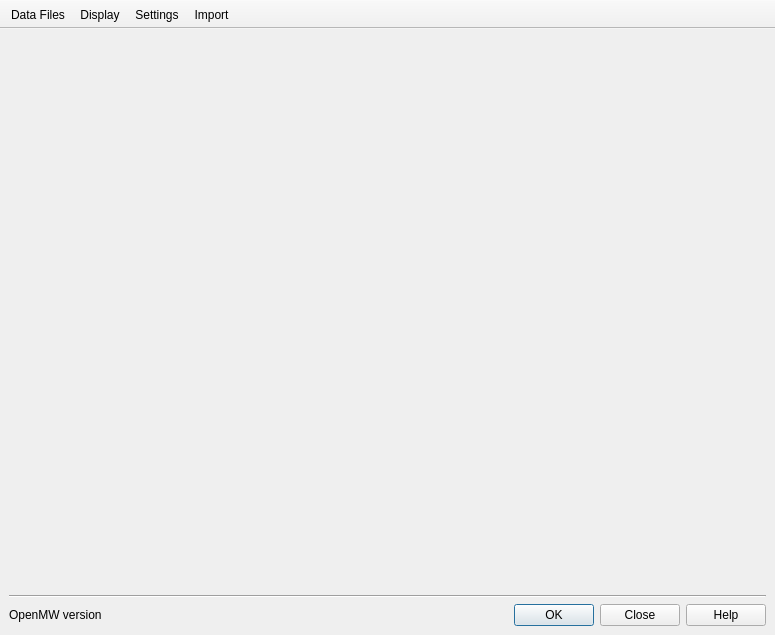
<?xml version="1.0" encoding="UTF-8"?>
<ui version="4.0">
 <class>MainWindow</class>
 <widget class="QMainWindow" name="MainWindow">
  <property name="geometry">
   <rect>
    <x>0</x>
    <y>0</y>
    <width>775</width>
    <height>635</height>
   </rect>
  </property>
  <property name="minimumSize">
   <size>
    <width>775</width>
    <height>635</height>
   </size>
  </property>
  <property name="windowTitle">
   <string>OpenMW Runtime Localization Fork</string>
  </property>
  <property name="windowIcon">
   <iconset resource="../../../files/launcher/launcher.qrc">
    <normaloff>:/images/openmw.png</normaloff>:/images/openmw.png</iconset>
  </property>
  <widget class="QWidget" name="centralwidget">
   <layout class="QVBoxLayout" name="verticalLayout_2">
    <item>
     <widget class="QStackedWidget" name="pagesWidget"/>
    </item>
    <item>
     <widget class="Line" name="line">
      <property name="orientation">
       <enum>Qt::Horizontal</enum>
      </property>
     </widget>
    </item>
    <item>
     <layout class="QHBoxLayout" name="horizontalLayout">
      <item>
       <widget class="QLabel" name="versionLabel">
        <property name="text">
         <string>OpenMW version</string>
        </property>
       </widget>
      </item>
      <item>
       <spacer name="horizontalSpacer">
        <property name="orientation">
         <enum>Qt::Horizontal</enum>
        </property>
        <property name="sizeHint" stdset="0">
         <size>
          <width>40</width>
          <height>20</height>
         </size>
        </property>
       </spacer>
      </item>
      <item alignment="Qt::AlignRight">
       <widget class="QDialogButtonBox" name="buttonBox">
        <property name="standardButtons">
         <set>QDialogButtonBox::Close|QDialogButtonBox::Help|QDialogButtonBox::Ok</set>
        </property>
       </widget>
      </item>
     </layout>
    </item>
   </layout>
  </widget>
  <widget class="QToolBar" name="toolBar">
   <property name="windowTitle">
    <string>toolBar</string>
   </property>
   <property name="layoutDirection">
    <enum>Qt::LeftToRight</enum>
   </property>
   <property name="movable">
    <bool>false</bool>
   </property>
   <property name="iconSize">
    <size>
     <width>48</width>
     <height>48</height>
    </size>
   </property>
   <property name="toolButtonStyle">
    <enum>Qt::ToolButtonTextUnderIcon</enum>
   </property>
   <property name="floatable">
    <bool>false</bool>
   </property>
   <attribute name="toolBarArea">
    <enum>TopToolBarArea</enum>
   </attribute>
   <attribute name="toolBarBreak">
    <bool>false</bool>
   </attribute>
   <addaction name="dataAction"/>
   <addaction name="graphicsAction"/>
   <addaction name="settingsAction"/>
   <addaction name="importAction"/>
  </widget>
  <action name="dataAction">
   <property name="checkable">
    <bool>true</bool>
   </property>
   <property name="icon">
    <iconset resource="../../../files/launcher/launcher.qrc">
     <normaloff>:/images/openmw-plugin.png</normaloff>:/images/openmw-plugin.png</iconset>
   </property>
   <property name="text">
    <string>Data Files</string>
   </property>
   <property name="toolTip">
    <string>Allows to setup data files and directories</string>
   </property>
   <property name="statusTip">
    <string/>
   </property>
   <property name="whatsThis">
    <string/>
   </property>
  </action>
  <action name="graphicsAction">
   <property name="checkable">
    <bool>true</bool>
   </property>
   <property name="icon">
    <iconset resource="../../../files/launcher/launcher.qrc">
     <normaloff>:/images/preferences-video.png</normaloff>:/images/preferences-video.png</iconset>
   </property>
   <property name="text">
    <string>Display</string>
   </property>
   <property name="toolTip">
    <string>Allows to change display settings</string>
   </property>
  </action>
  <action name="settingsAction">
   <property name="checkable">
    <bool>true</bool>
   </property>
   <property name="icon">
    <iconset resource="../../../files/launcher/launcher.qrc">
     <normaloff>:/images/preferences.png</normaloff>:/images/preferences.png</iconset>
   </property>
   <property name="text">
    <string>Settings</string>
   </property>
   <property name="toolTip">
    <string>Allows to tweak engine settings</string>
   </property>
  </action>
  <action name="importAction">
   <property name="checkable">
    <bool>true</bool>
   </property>
   <property name="icon">
    <iconset resource="../../../files/launcher/launcher.qrc">
     <normaloff>:/images/preferences-advanced.png</normaloff>:/images/preferences-advanced.png</iconset>
   </property>
   <property name="text">
    <string>Import</string>
   </property>
   <property name="toolTip">
    <string>Allows to import data from original engine</string>
   </property>
  </action>
 </widget>
 <resources>
  <include location="../../../files/launcher/launcher.qrc"/>
 </resources>
 <connections/>
</ui>
